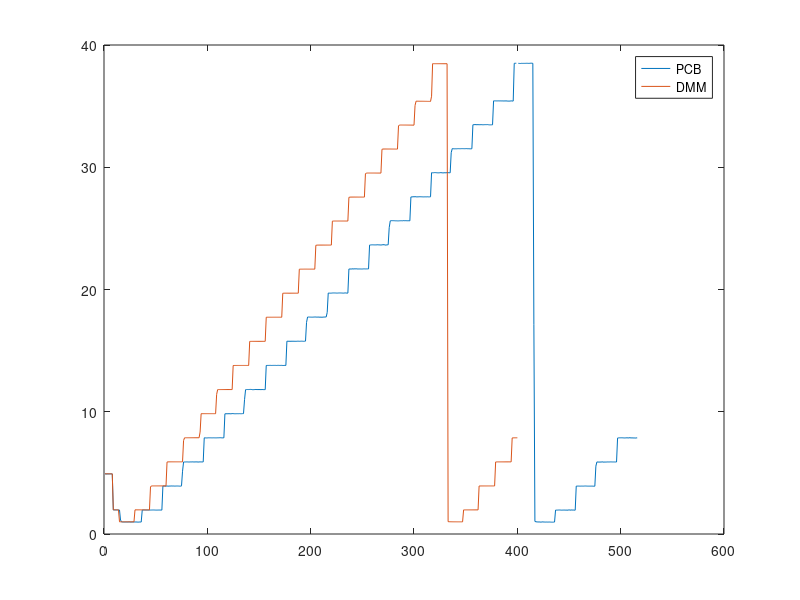
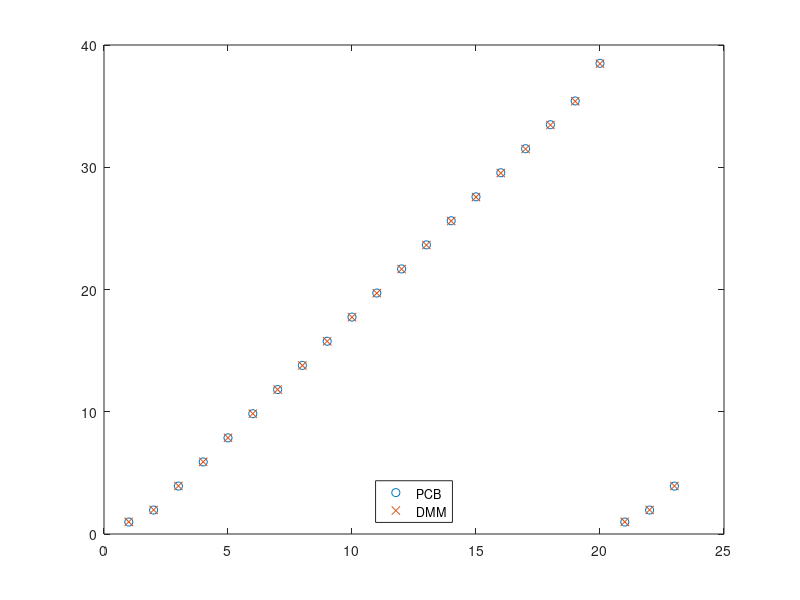
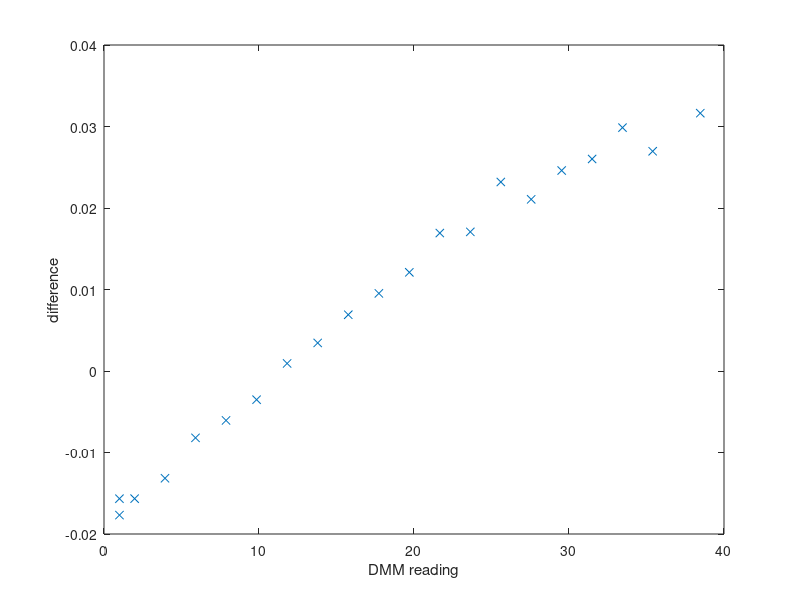
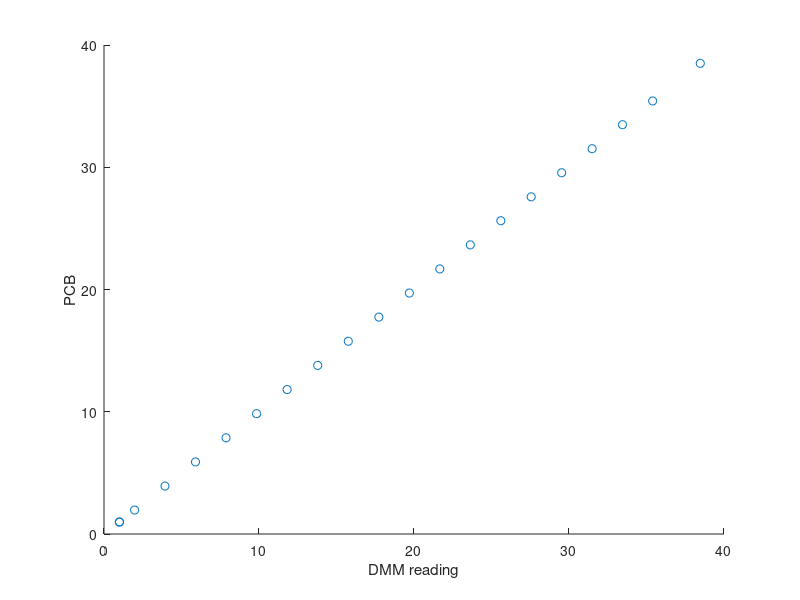

Recreate these plots in MATLAB, in order.
close all
clear all
clc

%%Load data
PCB = load('PCB_data.csv');
DMM = load('DMM_data.csv');

DMM = [DMM; NaN(size(PCB,1)-size(DMM,1),1)];

% remove the outlayer
PCB(400) = NaN;

% plot both sets
plot([PCB DMM]);
legend('PCB','DMM')

saveas(gcf, 'rawdata', 'png')

% find the steps
a = find(diff(PCB)> 0.2);
b = find(diff(PCB)< -0.2);
intervals = [a; b];
intervals = sort(intervals);
% make sure only the steps are registered and not a small deviation
a = find(diff(intervals)>15);
intervals = intervals(a);

% for every interval between two steps do
for i = 1:size(intervals,1)-1
    % prin the interval
    disp(['interval: ' int2str(i) ' - ' int2str(intervals(i+1)-intervals(i)) ' elementen '])
    % select the values: remove the two first and last measurements
    list = [PCB(intervals(i)+2:intervals(i+1)-2)]'      
    % clean up the NaN
    list = list(~isnan(list))
    % calc the mean
    PCBmean(i) = mean(list);
    disp(['mean: ' int2str(PCBmean(i))])
    % cals the std
    PCBstd(i) = std(list);        
end
PCBmean = PCBmean(~isnan(PCBmean))
PCBstd = PCBstd(~isnan(PCBstd))
% plot
figure
plot(PCBmean,'o')
hold on

% same stuff as for the PCB measurements
a = find(diff(DMM)> 0.2);
b = find(diff(DMM)< -0.2);
intervals = [a; b];
intervals = sort(intervals);
a = find(diff(intervals)>13);
intervals = intervals(a);

for i = 1:size(intervals,1)-1
    disp(['interval: ' int2str(i) ' - ' int2str(intervals(i+1)-intervals(i)) ' elementen '])
    list = [DMM(intervals(i)+2:intervals(i+1)-2)]'
    DMMVmean(i) = mean(list);
    disp(['mean: ' int2str(DMMVmean(i))])    
end

DMMVmean = DMMVmean(~isnan(DMMVmean))
plot(DMMVmean,'x')
legend('PCB','DMM','location','south')
%saveas(gcf, 'data', 'png')

% calc the difference
difference  = [PCBmean'-DMMVmean']
% plot to do some regresion analyses
figure 
plot(DMMVmean(1:end-2),difference(1:end-2),'x')
ylabel('difference')
xlabel('DMM reading')
p = polyfit(DMMVmean(1:end-2),difference(1:end-2)',1)
disp(['y = ' sprintf('%0.5f',p(1)) ' x + ' sprintf('%0.5f',p(2))])
%saveas(gcf, 'difference', 'png')

% plot to do calibration
figure 
scatter(DMMVmean(1:end-2),PCBmean(1:end-2))
ylabel('PCB')
xlabel('DMM reading')
p = polyfit(DMMVmean(1:end-2),PCBmean(1:end-2),1)
disp(['y = ' sprintf('%0.5f',p(1)) ' x + ' sprintf('%0.5f',p(2))])
%saveas(gcf, 'scatter', 'png')
